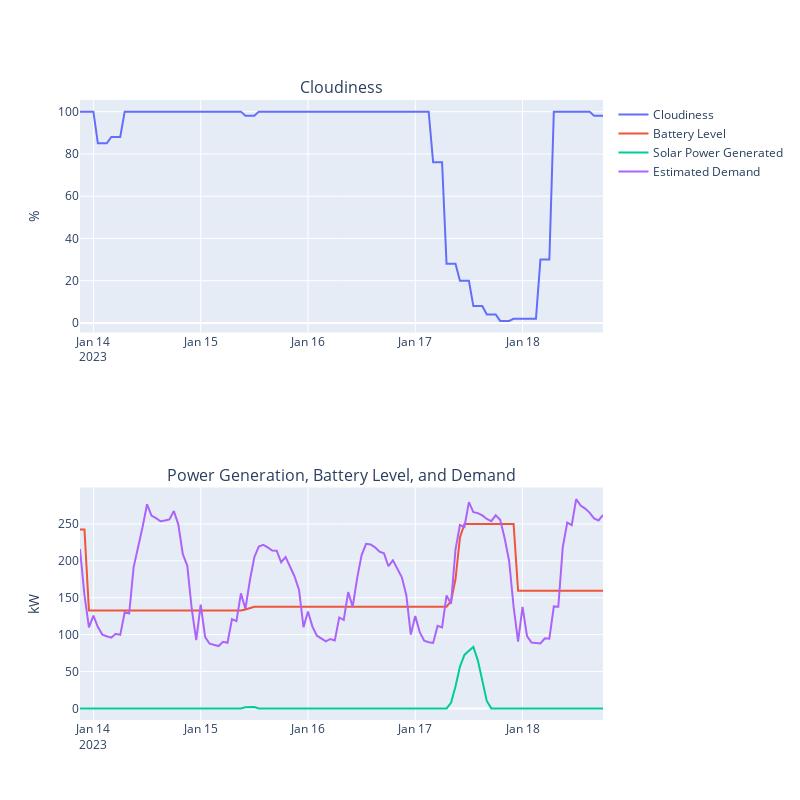

Notebook source saved alongside this figure:
### Markdown cell above
### Generate plots from ouputs

### Code cell
from plotly.subplots import make_subplots
import plotly.graph_objects as go

fig = make_subplots(
    rows=2, cols=1,
    subplot_titles=("Cloudiness", "Power Generation, Battery Level, and Demand"))

fig.add_trace(go.Scatter(x=output_df['dates'], y=output_df['cloudiness percent'], name='Cloudiness'),
              row=1, col=1)

fig.add_trace(go.Scatter(x=output_df['dates'], y=output_df['battery level'], name='Battery Level'), 
              row=2, col=1)

fig.add_trace(go.Scatter(x=output_df['dates'], y=output_df['solar power generated'], name='Solar Power Generated'),
              row=2, col=1)

fig.add_trace(go.Scatter(x=output_df['dates'], y=output_df['estimated demand'], name='Estimated Demand'),
              row=2, col=1)


fig.update_layout(height=800, width=800,showlegend=True
                  )
fig['layout']['yaxis']['title']='%'
fig['layout']['yaxis2']['title']='kW'
fig.show()
